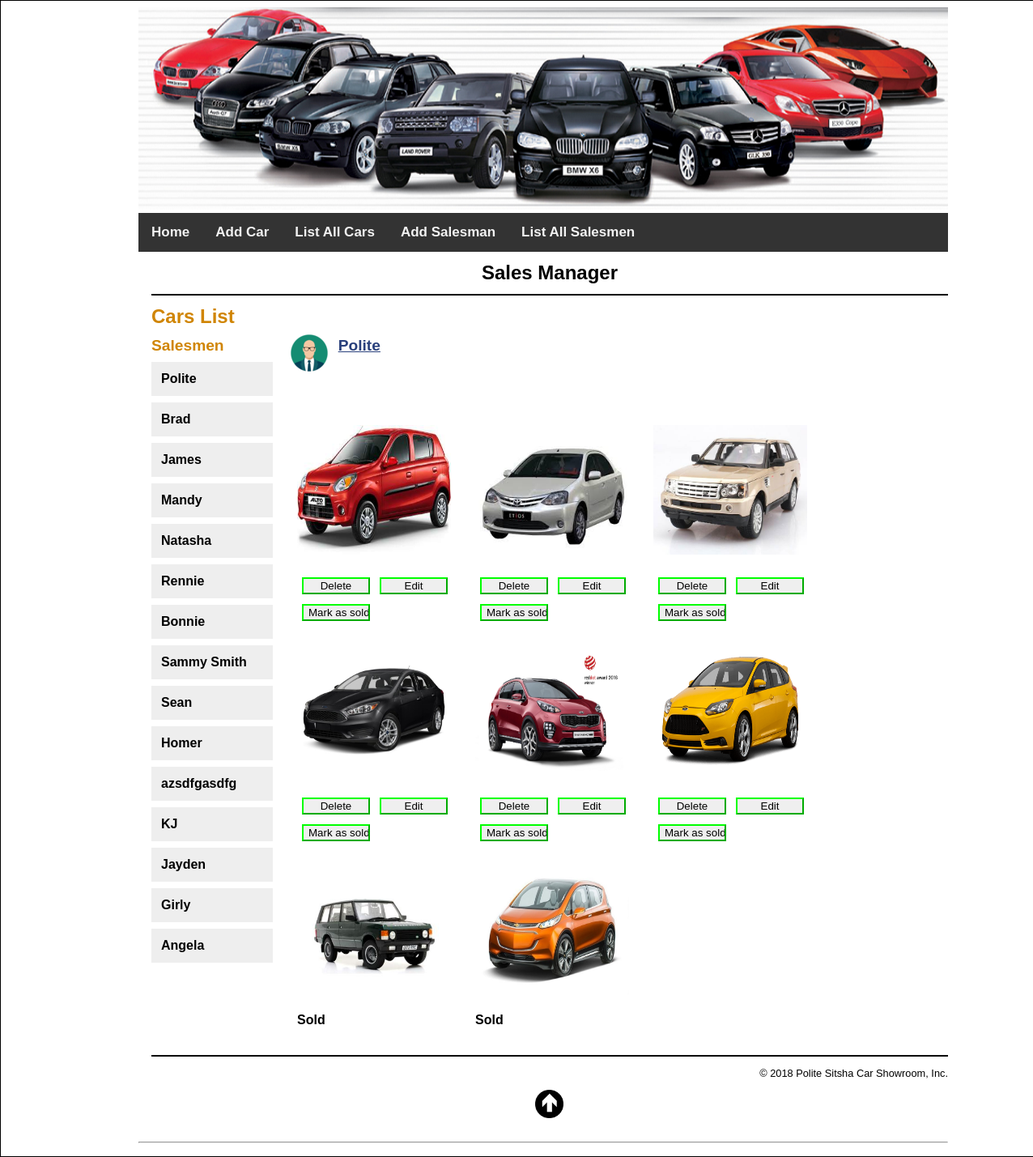
The page / on the database its author committed.
### tables this page shows
CREATE TABLE `salesmen` (
  `salesmanID` int(10) NOT NULL,
  `salesmanName` varchar(255) NOT NULL,
  `salesmanAddress` varchar(255) NOT NULL,
  `salesmanEmail` varchar(255) NOT NULL,
  `salesmanPhone` varchar(10) NOT NULL,
  `salesmanCommission` decimal(10,2) NOT NULL,
  `salesmanPPSN` varchar(15) NOT NULL,
  `image` text
);

CREATE TABLE `cars` (
  `carID` int(10) NOT NULL,
  `salesmanID` int(10) NOT NULL,
  `carReg` varchar(20) NOT NULL,
  `carName` varchar(50) NOT NULL,
  `make` varchar(50) NOT NULL,
  `model` varchar(50) NOT NULL,
  `year` varchar(4) NOT NULL,
  `engine` double NOT NULL,
  `price` decimal(10,2) NOT NULL,
  `image` text,
  `status` varchar(10) NOT NULL DEFAULT 'For Sale'
);

### index.php (the view, shortened to what this page needs)
<?php
require_once('database.php');
if (!isset($salesman_id)) {
    $salesman_id = filter_input(INPUT_GET, 'salesman_id', FILTER_VALIDATE_INT);
    if ($salesman_id == null || $salesman_id == false) {
        $salesman_id = 1;
    }
}
try {
    $querySalesman = "SELECT * FROM salesmen
              WHERE salesmanID = :salesman_id";
    $statement1 = $db->prepare($querySalesman);
    $statement1->bindValue(':salesman_id', $salesman_id);
    $statement1->execute();
    $salesman = $statement1->fetch();
} catch (PDOException $e) {
    $error_message = $e->getMessage();
    include('database_error.php');
    exit();
}
$salesman_name = $salesman['salesmanName'];
$salesman_image = $salesman['image'];
try{$queryAllSalesmen = 'SELECT * FROM salesmen
              ORDER BY salesmanID';
$statement2 = $db->prepare($queryAllSalesmen);
$statement2->execute();
$salesmen = $statement2->fetchAll();
} catch (PDOException $e) {
    $error_message = $e->getMessage();
    include('database_error.php');
    exit();
}
try{
$queryCars = "SELECT * FROM cars
              WHERE salesmanID = :salesman_id
              ORDER BY status, carID";
$statement3 = $db->prepare($queryCars);
$statement3->bindValue(':salesman_id', $salesman_id);
$statement3->execute();
$cars = $statement3->fetchAll();
} catch (PDOException $e) {
    $error_message = $e->getMessage();
    include('database_error.php');
    exit();
}
?>
<?php require_once ("header.php"); ?>
<link rel="stylesheet" type="text/css" href="main.css">
<link rel="stylesheet" href="css/index.css">
<header><h1>Sales Manager</h1></header>
<main>
    <h1>Cars List</h1>
    <aside>
        <h2>Salesmen</h2>
        <nav class="vertical-menu">
            <ul>
                <?php foreach ($salesmen as $salesman) : ?>
                    <li><a href=".?salesman_id=<?php echo $salesman['salesmanID']; ?>">
                            <?php echo $salesman['salesmanName']; ?>
                        </a>
                    </li>
                <?php endforeach; ?>
            </ul>
        </nav>
    </aside>
    <section>
        <span class="sales-pic">
            <a href="salesman_list.php"><img style="width: 50px; height: 50px;" src="img/<?php echo $salesman_image; ?>" alt=""/></a>
        </span>
        <h2>&nbsp;&nbsp;<a href="salesman_list.php"><?php echo $salesman_name; ?></a></h2>
        <?php
        $flag = TRUE;
        foreach ($cars as $car) :
            if ($car['status'] == 'Sold' && $flag) {
                echo "<br/>";
                $flag = FALSE;
            }
            ?>
            <div class="car-details">
                <div class="car-prof-pic"><img style="width: 190px; height: 160px;" src="img/<?php echo $car['image']; ?>" alt=""/></div>
                <br>
                <?php
                if ($car['status'] == "Sold") {
                    echo "<b>Sold</b></div>";
                } else {
                    ?>
                    <div class="del-edit">
                        <form action="delete_car.php" method="post"
                              id="delete_car_form">
                            <input type="submit" value="Delete">
                        </form>
                        <form action="edit_car_form.php" method="post"
                              id="delete_car_form">
                            <input type="submit" value="Edit" >
                        </form>
                        <div class="mark-sold">
                        <form action="mark_sold.php" method="post"
                              id="delete_car_form">
                            <input type="submit" value="Mark as sold">
                        </form></div>
                    </div>
                </div>
        <?php
    }
endforeach;
?>
    </section>
</main>
<footer>
    <p>&copy; <?php echo date("Y"); ?> Polite Sitsha Car Showroom, Inc.</p>
</footer>
<?php require_once ("footer.php"); ?>

### header.php (shortened to what this page needs)
<!DOCTYPE html>
<html>
    <head>
        <link href="css/stylesheet.css" rel="stylesheet" type="text/css"/>
    </head>
    <body>
        <div id="container">
            <a href="index.php">
                <img class="banner-img" src="img/fleet.jpg" alt="Banner" />
            </a>
            <div class="topnav">
                <a href="index.php">Home</a>
                <a href="add_car_form.php">Add Car</a>
                <a href="cars_list.php">List All Cars</a>
                <a href="add_salesman_form.php">Add Salesman</a>
                <a href="salesman_list.php">List All Salesmen</a>
            </div>
            <div style="padding-left:16px">

### footer.php
</div>
<a  class="top-img" href="#top"><img style="width: 35px; height: 35px;" src="img/top-Icon.png" alt="Back to top"/></a></br></br><hr>
</div>
</html>

### css/stylesheet.css (style rules this page uses)
#container { width: 1000px; margin: 0 auto; min-height:100%; height: 100%; position: relative; }
.banner-img { width: 1000px; height: 250px; }
.top-img { width:20px; height:20px; display: block; margin: auto; }
body { margin:0; }
.topnav { overflow: hidden; background-color: #333; width: 100%; }
.topnav a { float: left; color: #f2f2f2; text-align: center; padding: 14px 16px; text-decoration: none; font-size: 17px; }

### main.css (style rules this page uses)
html { background-color: rgb(192, 192, 192); }
body { margin-top: 0; font-family: Arial, Helvetica, sans-serif; width: 100%; margin: 0 auto; background-color: white; border: 1px solid black; padding: .5em 2em; }
header { margin: 0; border-bottom: 2px solid black; }
header h1 { margin: 0; padding: .5em 0; color: black; text-align: center; }
main { margin: 0; }
aside { float: left; width: 150px; }
nav ul { list-style-type: none; margin-left: 0; padding-left: 0; }
nav ul li { padding-bottom: 0.5em; }
section { float: left; width: 75%; margin-left: 20px; padding-bottom: 1.5em; }
footer { clear: both; margin-top: 1em; border-top: 2px solid black; }
footer p { text-align: right; font-size: 80%; margin: 1em 0; }
h1 { font-size: 150%; margin: 0; padding: .5em 0 .25em; }
h2 { font-size: 120%; margin: 0; padding: .25em 0 .5em; }
h1, h2 { color: rgb(208, 133, 4); }
ul { margin: 0 0 1em 0; padding: 0 0 0 2.5em; }
li { margin: 0; padding: 0; }
a { color: rgb(41, 64, 124); font-weight: bold; }
form { margin: 0; }
.vertical-menu { width: 150px; }
.vertical-menu a { background-color: #eee; color: black; display: block; padding: 12px; text-decoration: none; }
.car-details { margin: 10px; width: 200px; float: left; display: inline-block; }
.del-edit input { float: left; display: inline-block; width: 42%; height: 70%; margin: 3%; }
.mark-sold { display: inline-block; width: 100%; margin:0 auto; }
.sales-pic { display: inline-block; float: left; margin-bottom: 50px; }
:valid { outline: none; border-color: #00ff00; }

### rows shown on the page
salesmen: salesmanName "Polite", image (picture)
salesmen: salesmanName "Brad"
salesmen: salesmanName "James"
salesmen: salesmanName "Mandy"
salesmen: salesmanName "Natasha"
salesmen: salesmanName "Rennie"
salesmen: salesmanName "Bonnie"
salesmen: salesmanName "Sammy Smith"
salesmen: salesmanName "Sean"
salesmen: salesmanName "Homer"
salesmen: salesmanName "azsdfgasdfg"
salesmen: salesmanName "KJ"
salesmen: salesmanName "Jayden"
salesmen: salesmanName "Girly"
salesmen: salesmanName "Angela"
cars: image (picture)
cars: image (picture)
cars: image (picture)
cars: image (picture)
cars: image (picture)
cars: image (picture)
cars: image (picture), status "Sold"
cars: image (picture), status "Sold"
